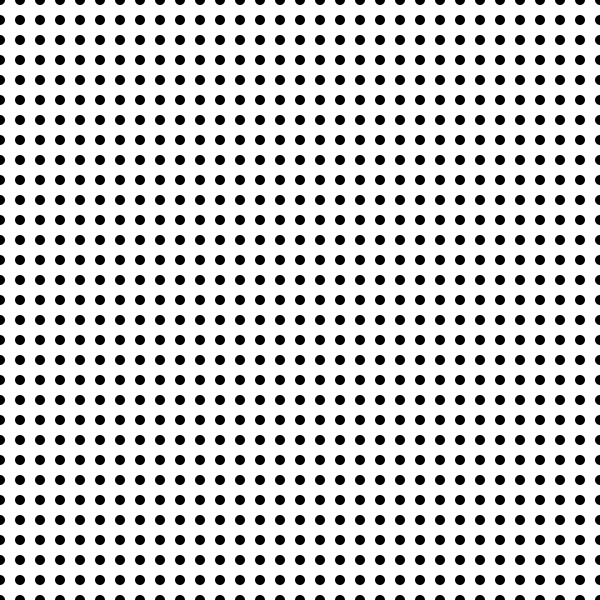
Frame 1 (no input)
Frame 60 (the mouse pressed at the canvas centre just before this capture): identical to frame 1, image omitted
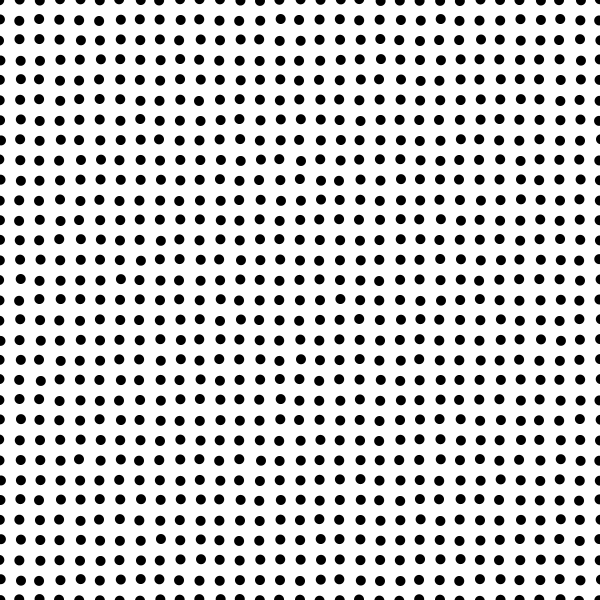
Frame 120 (the mouse held since frame 60 and released just before this capture)

The Processing sketch that drew these frames (run headless with seeded random() and noise(); from frame 60 on, the mouse is pressed at the canvas centre):

// Processing sketch: processing_28415
// ── processing_28415.pde

int abstand = 20;
float x,y,zufallX,zufallY;

 
void setup(){
  smooth();
  size(600, 600);
  
  
  noStroke();
  frameRate(10);
}
 
void draw(){
  background(255);
  
  
  
fill(0);

  for(int y = 0; y <= height; y = y + abstand){
      
    
 
    for(int x = 0; x <= width; x = x + abstand){
      
      zufallX=random(x-(mouseX/200),x+(mouseX/200));
      zufallY=random(y-(mouseY/200),y+(mouseY/200));
      
   
      ellipse(zufallX, zufallY, 10, 10);
    }
  }
}
